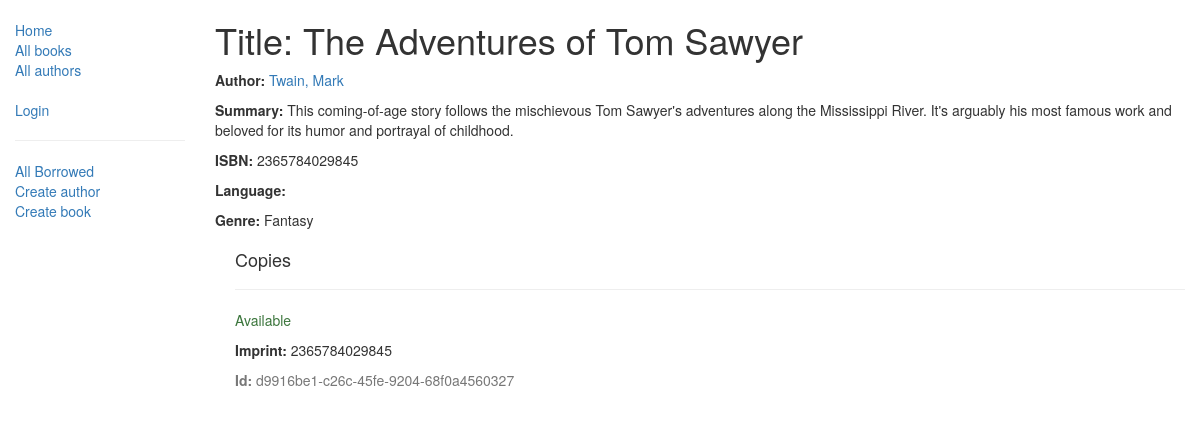
The app's page /catalog/book/1/ with its own data.
### catalog/models.py (models this page shows, shortened)
class Book(models.Model):
    title = models.CharField(max_length=200)
    author = models.ForeignKey('Author', on_delete=models.SET_NULL, null=True)
    summary = models.TextField(max_length=1000, help_text="Enter a brief description of the book")
    isbn = models.CharField('ISBN',max_length=13, help_text='13 Character <a href="https://www.isbn-international.org/content/what-isbn">ISBN number</a>')
    genre = models.ManyToManyField(Genre, help_text="Select a genre for this book") #может иметь несколько жанров, а жанр может иметь много книг
    def display_genre(self):
        return ', '.join([genre.name for genre in self.genre.all()[:3]])
    display_genre.short_description = 'Genre'

class Author(models.Model):
    first_name = models.CharField(max_length=100)
    last_name = models.CharField(max_length=100)
    date_of_birth = models.DateField(null=True, blank=True)
    date_of_death = models.DateField('Died', null=True, blank=True)
    def __str__(self):
        return '%s, %s' % (self.last_name, self.first_name)
    class Meta:
        ordering = ['last_name']

class Genre(models.Model):
    name = models.CharField(max_length=200, help_text="Enter a book genre (e.g. Science Fiction, French Poetry etc.)")
    def __str__(self):
        return self.name

class BookInstance(models.Model):
    id = models.UUIDField(primary_key=True, default=uuid.uuid4, help_text="Unique ID for this particular book across whole library")
    book = models.ForeignKey('Book', on_delete=models.SET_NULL, null=True)
    imprint = models.CharField(max_length=200)
    due_back = models.DateField(null=True, blank=True)
    borrower = models.ForeignKey(User, on_delete=models.SET_NULL, null=True, blank=True)
    LOAN_STATUS = (
        ('m', 'Maintenance'),
        ('o', 'On loan'),
        ('a', 'Available'),
        ('r', 'Reserved'),
    )
    status = models.CharField(max_length=1, choices=LOAN_STATUS, blank=True, default='m', help_text='Book availability')
    class Meta:
        ordering = ["due_back"]
        permissions = (("can_mark_returned", "Set book as returned"),)

### catalog/views.py (the view)
# urls.py: path('book/<int:pk>/', views.BookDetailView.as_view(), name='book-detail'),
class BookDetailView(generic.DetailView):
    model = Book

### catalog/templates/catalog/book_detail.html (shortened to what this page needs)
{% extends "base_generic.html" %}
{% block content %}
  <h1>Title: {{ book.title }}</h1>
  <p><strong>Author:</strong> <a href="{% url 'author-detail' book.author.pk %}">{{ book.author }}</a></p>
  <p><strong>Summary:</strong> {{ book.summary }}</p>
  <p><strong>ISBN:</strong> {{ book.isbn }}</p>
  <p><strong>Language:</strong> {{ book.language }}</p>
  <p><strong>Genre:</strong> {% for genre in book.genre.all %} {{ genre }}{% if not forloop.last %}, {% endif %}{% endfor %}</p>
  <div style="margin-left:20px;margin-top:20px">
    <h4>Copies</h4>
    {% for copy in book.bookinstance_set.all %}
    <hr>
    <p class="{% if copy.status == 'a' %}text-success{% elif copy.status == 'd' %}text-danger{% else %}text-warning{% endif %}">{{ copy.get_status_display }}</p>
    <p><strong>Imprint:</strong> {{copy.imprint}}</p>
    <p class="text-muted"><strong>Id:</strong> {{copy.id}}</p>
    {% endfor %}
  </div>
{% endblock %}

### records on screen
Book: title "The Adventures of Tom Sawyer", author "Twain, Mark", summary "This coming-of-age story follows the mischievous Tom Sawyer's adventures along the Mississippi River. It's arguably his most famous work and beloved for its humor and portrayal of childhood.", isbn "2365784029845"
Genre: name "Fantasy"
BookInstance: status "Available", imprint "2365784029845", id "d9916be1-c26c-45fe-9204-68f0a4560327"
